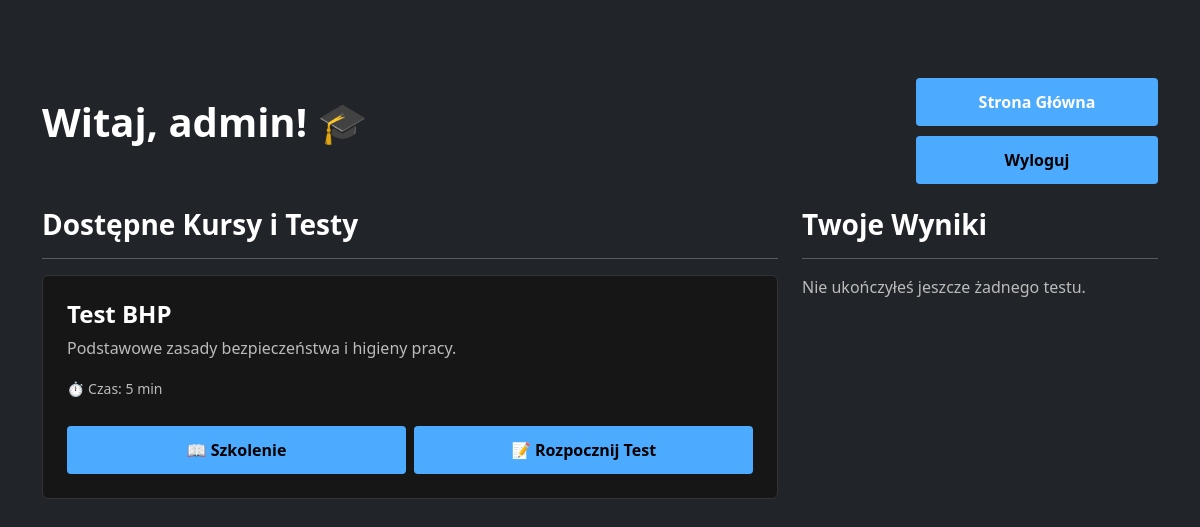
The app's page /lab14/index.php (signed in), older data.
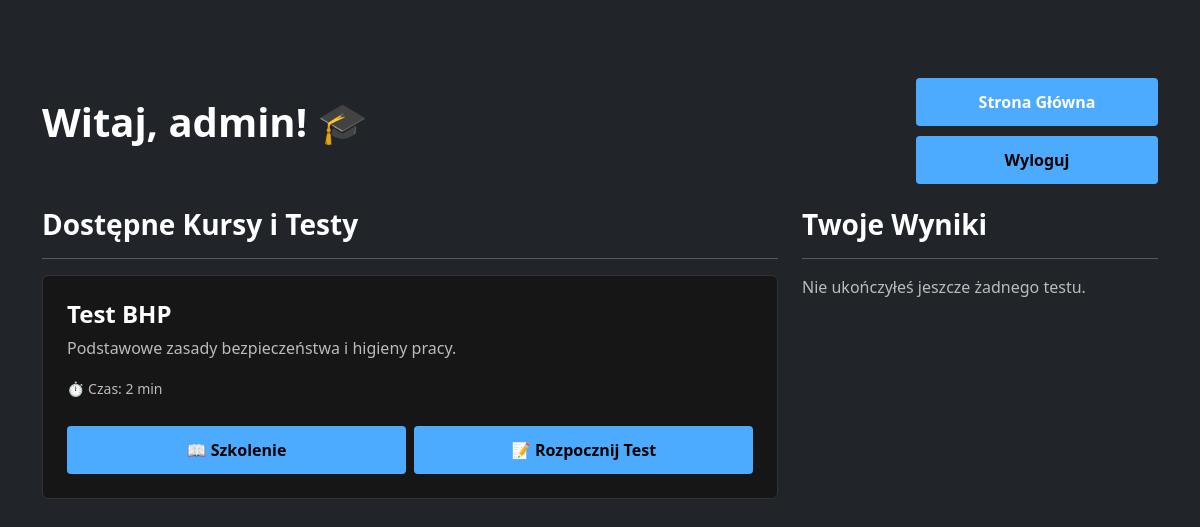
The same page, newer data.
### tables this page shows
CREATE TABLE IF NOT EXISTS `testy` (
  `id_testu` int(11) NOT NULL AUTO_INCREMENT,
  `nazwa_testu` varchar(255) NOT NULL,
  `opis` text,
  `czas_trwania` int(11) NOT NULL DEFAULT 600 COMMENT 'Czas w sekundach (domyślnie 10 min)',
  PRIMARY KEY (`id_testu`)
);

### lab14/index.php (the view, shortened to what this page needs)
<?php
require_once 'db_config.php';
$stmt = $conn->query("SELECT * FROM testy");
$testy = $stmt->fetchAll();
$stmt_wyniki = $conn->prepare("
    SELECT w.*, t.nazwa_testu
    FROM wyniki w
    JOIN testy t ON w.id_testu = t.id_testu
    WHERE w.id_uzytkownika = ?
    ORDER BY w.data_zakonczenia DESC
");
$stmt_wyniki->execute([$_SESSION['lab14_user_id']]);
$moje_wyniki = $stmt_wyniki->fetchAll();
?>
<!DOCTYPE html>
<html lang="pl">
<head>
    <link href="https://cdn.jsdelivr.net/npm/bootstrap@5.3.0/dist/css/bootstrap.min.css" rel="stylesheet">
    <link rel="stylesheet" href="../style.css">
</head>
<body class="bg-dark text-light">
    <div class="container mt-5">
        <div class="d-flex justify-content-between align-items-center mb-4">
            <h1>Witaj, <?php echo htmlspecialchars($_SESSION['lab14_username']); ?>! 🎓</h1>
            <div>
                <a href="../index.php" class="btn btn-outline-light me-2">Strona Główna</a>
                <a href="logout.php" class="btn btn-danger">Wyloguj</a>
            </div>
        </div>
        <div class="row">
            <div class="col-md-8">
                <h3>Dostępne Kursy i Testy</h3>
                <hr>
                <?php if (empty($testy)): ?>
                    <div class="alert alert-info bg-dark text-info border-info">
                        Obecnie brak dostępnych testów w systemie.
                    </div>
                <?php else: ?>
                    <?php foreach ($testy as $t):
                        $passed = false;
                    ?>
                        <div class="card p-4 position-relative">
                            <h4><?php echo htmlspecialchars($t['nazwa_testu']); ?></h4>
                            <p class="text-secondary"><?php echo htmlspecialchars($t['opis']); ?></p>
                            <p><small class="text-muted">⏱️ Czas: <?php echo floor($t['czas_trwania'] / 60); ?> min</small></p>
                            <div class="d-flex gap-2">
                                <a href="training.php?id=<?php echo $t['id_testu']; ?>" class="btn btn-outline-info">📖 Szkolenie</a>
                                <a href="test.php?id=<?php echo $t['id_testu']; ?>" class="btn btn-accent">📝 <?php echo $passed ? 'Powtórz Test' : 'Rozpocznij Test'; ?></a>
                            </div>
                        </div>
                    <?php endforeach; ?>
                <?php endif; ?>
            </div>
            <div class="col-md-4">
                <h3>Twoje Wyniki</h3>
                <hr>
                <?php if (empty($moje_wyniki)): ?>
                    <p class="text-muted">Nie ukończyłeś jeszcze żadnego testu.</p>
                <?php endif; ?>
            </div>
        </div>
    </div>
</body>
</html>

### style.css (style rules this page uses)
:root { --bg-color: #0a0a0a; --card-bg: #161616; --text-primary: #ffffff; --text-secondary: #cccccc; --accent-color: #4dabff; --accent-hover: #70bcff; --border-color: #333333; --error-bg: #441111; --error-text: #ff9999; --success-bg: #113311; --success-text: #99ff99; }
body { font-family: 'Segoe UI', Tahoma, Geneva, Verdana, sans-serif; background-color: var(--bg-color); color: var(--text-primary); margin: 0; padding: 20px; }
.btn { width: 100%; padding: 12px; border: none; border-radius: 4px; background-color: var(--accent-color); color: #000; font-size: 16px; font-weight: bold; cursor: pointer; margin-top: 10px; transition: all 0.2s; }
.card, .hero, .tile { background-color: var(--card-bg) !important; color: var(--text-primary) !important; border: 1px solid var(--border-color) !important; }
h1, h2, h3, h4, h5, h6 { color: var(--text-primary) !important; font-weight: bold !important; }
p { color: var(--text-secondary) !important; }

### lab14/index.php (style rules this page uses)
.card { background: var(--card-bg); border: 1px solid var(--border-color); color: white !important; margin-bottom: 20px; }
.btn-accent { background: var(--accent-color) !important; color: black !important; font-weight: bold; }
.text-secondary, .text-muted { color: #bbb !important; }
.btn-outline-light { color: #fff !important; border-color: #fff !important; }
h1, h3, h4, h6 { color: #fff !important; }

Row changes from the older to the newer data that the page shows:
changed testy "Test BHP": floor($t['czas_trwania']/60) "5" → "2"
